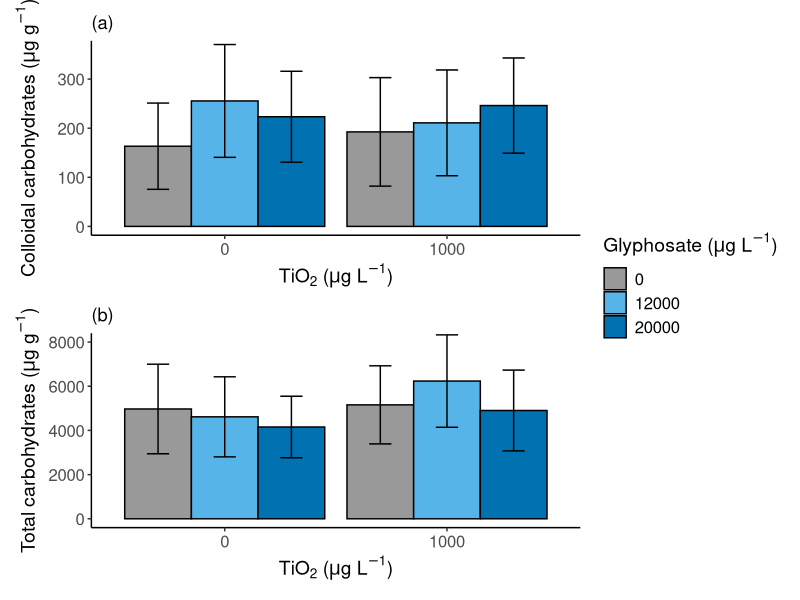
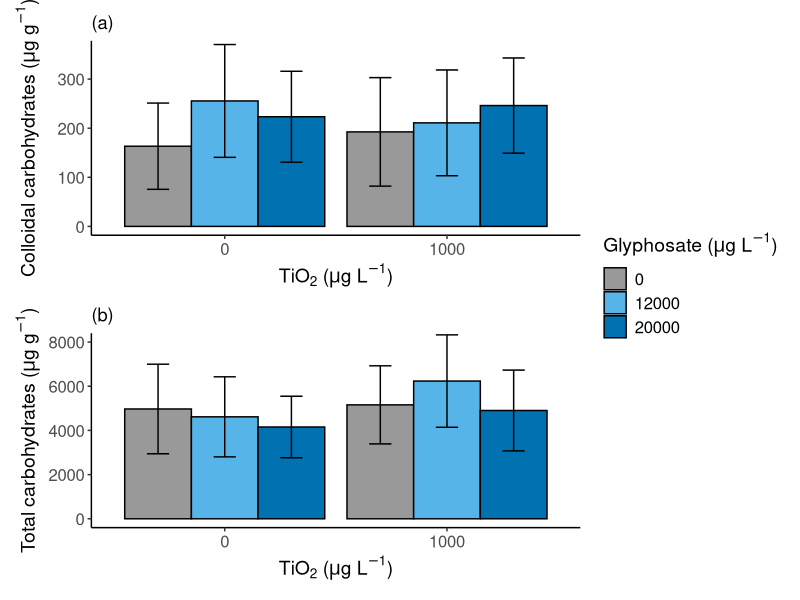

R code for these plots, in order:
##############################################################################
# Combined Figure: Colloidal and Total Carbohydrates by Treatment
##############################################################################

# 1) Load packages
library(dplyr)
library(plyr)
library(ggplot2)
library(here)
library(patchwork)

# 2) Read data
contact_core <- read.delim(here("contact_core_data.txt"))

# 3) Define summarySE
summarySE <- function(data = NULL, measurevar, groupvars = NULL,
                      na.rm = FALSE, conf.interval = 0.95, .drop = TRUE) {
  length2 <- function(x, na.rm = FALSE) {
    if (na.rm) sum(!is.na(x)) else length(x)
  }
  datac <- ddply(
    data, groupvars, .drop = .drop,
    .fun = function(xx, col) {
      c(N    = length2(xx[[col]], na.rm = na.rm),
        mean = mean(xx[[col]], na.rm = na.rm),
        sd   = sd(xx[[col]], na.rm = na.rm))
    },
    measurevar
  )
  datac <- plyr::rename(datac, c("mean" = measurevar))
  datac$se <- datac$sd / sqrt(datac$N)
  ciMult <- qt(conf.interval / 2 + 0.5, datac$N - 1)
  datac$ci <- datac$se * ciMult
  return(datac)
}

# 4) Convert columns to factors
contact_core$Stressor.status <- as.factor(contact_core$Stressor.status)
contact_core$Glyphosate      <- as.factor(contact_core$Glyphosate)
contact_core$TiO2            <- as.factor(contact_core$TiO2)

# 5) Subset to post-stressor data only
contact_post <- subset(contact_core, Stressor.status == "Post")

# 6a) Colloidal carbohydrate summary
sum_coll_post <- summarySE(contact_post, "Colloidal.carbs", c("Glyphosate", "TiO2"))
sum_coll_post$Gly_values <- factor(recode(as.numeric(sum_coll_post$Glyphosate), `1`=0, `2`=12000, `3`=20000))
sum_coll_post$TiO2_values <- factor(recode(as.numeric(sum_coll_post$TiO2), `1`=0, `2`=1000))

# 6b) Total carbohydrate summary
sum_tot_post <- summarySE(contact_post, "Total.carbs", c("Glyphosate", "TiO2"))
sum_tot_post$Gly_values <- factor(recode(as.numeric(sum_tot_post$Glyphosate), `1`=0, `2`=12000, `3`=20000))
sum_tot_post$TiO2_values <- factor(recode(as.numeric(sum_tot_post$TiO2), `1`=0, `2`=1000))

# 7) Plot colloidal carbs
fig_coll <- ggplot(sum_coll_post, aes(x = TiO2_values, y = Colloidal.carbs, fill = Gly_values)) +
  geom_bar(stat = "summary", fun = "mean", position = position_dodge(0.9), colour = "black") +
  geom_errorbar(aes(ymin = Colloidal.carbs - sd, ymax = Colloidal.carbs + sd),
                position = position_dodge(0.9), width = 0.3) +
  coord_cartesian(ylim = c(0, 360)) +
  scale_fill_manual(values = c("0"="#999999", "12000"="#56B4E9", "20000"="#0072B2"),
                    name = expression(paste("Glyphosate (", mu, "g L"^-1, ")"))) +
  labs(x = expression(paste("TiO"[2], " (", mu, "g L"^-1, ")")),
       y = expression(paste("Colloidal carbohydrates (", mu, "g g"^-1, ")")),
       title = "(a)") +
  theme_classic() +
  theme(axis.text = element_text(size = 12),
        axis.title = element_text(size = 14),
        legend.text = element_text(size = 12),
        legend.title = element_text(size = 14))

# 8) Plot total carbs
fig_tot <- ggplot(sum_tot_post, aes(x = TiO2_values, y = Total.carbs, fill = Gly_values)) +
  geom_bar(stat = "summary", fun = "mean", position = position_dodge(0.9), colour = "black") +
  geom_errorbar(aes(ymin = Total.carbs - sd, ymax = Total.carbs + sd),
                position = position_dodge(0.9), width = 0.3) +
  coord_cartesian(ylim = c(0, 8000)) +
  scale_fill_manual(values = c("0"="#999999", "12000"="#56B4E9", "20000"="#0072B2"),
                    name = expression(paste("Glyphosate (", mu, "g L"^-1, ")"))) +
  labs(x = expression(paste("TiO"[2], " (", mu, "g L"^-1, ")")),
       y = expression(paste("Total carbohydrates (", mu, "g g"^-1, ")")),
       title = "(b)") +
  theme_classic() +
  theme(axis.text = element_text(size = 12),
        axis.title = element_text(size = 14),
        legend.text = element_text(size = 12),
        legend.title = element_text(size = 14))

# 9) Combine and export
combined_plot <- fig_coll / fig_tot + plot_layout(guides = "collect")
print(combined_plot)
ggsave("Figure6.png", combined_plot, width = 8, height = 10, dpi = 300)
